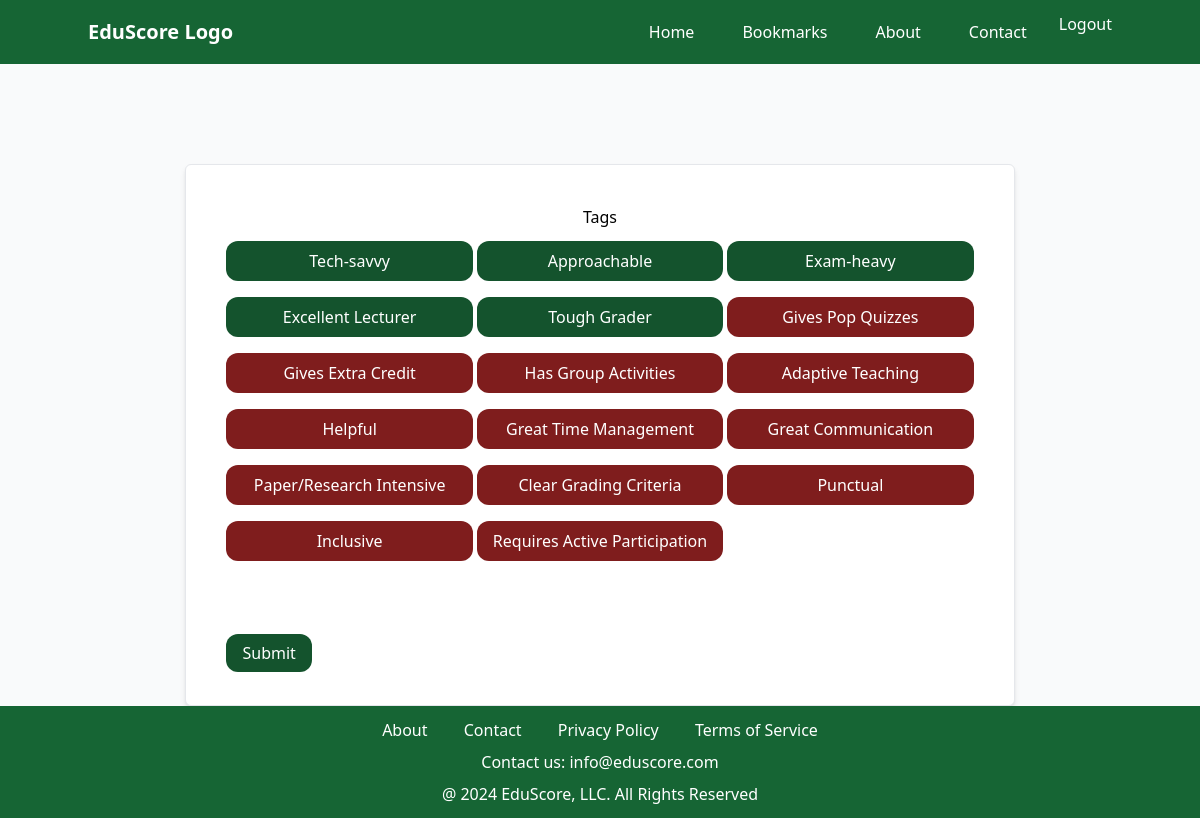
Page /eval_tag/42 (signed in) on the committed database.
### EvalSys/models.py (models this page shows, shortened)
class Evaluation_TagTB(models.Model):
    EvaluationID = models.ForeignKey(EvaluationTB, on_delete=models.CASCADE)
    TagID = models.ForeignKey(TagTB, on_delete=models.CASCADE)
    class Meta:
        unique_together = ('EvaluationID', 'TagID')

class TagTB(models.Model):
    TagName = models.CharField(max_length=100, null=False, blank=False)
    isHidden = models.BooleanField(null=False, blank=False)

### EvalSys/views.py (the view)
# urls.py: path('eval_tag/<EvalID>', views.EvaluateTags, name='EvalTag'),
@login_required(login_url='UserLogin')
def EvaluateTags(request, EvalID):
    user = request.user
    EvalRec = EvaluationTB.objects.get(pk=EvalID)
    if user.id == EvalRec.UserID.id:
        hasEval = Evaluation_TagTB.objects.filter(EvaluationID=EvalID)
        noEval = TagTB.objects.filter(isHidden=False).exclude(id__in=Subquery(hasEval.values('TagID_id')))
        if request.method == "POST":
            form = EvalTagForm(request.POST)
            EvalID = request.POST['EvaluationID']
            TagID = request.POST['TagID']
            try:
                RecDel = Evaluation_TagTB.objects.get(EvaluationID=EvalID, TagID=TagID)
                RecDel.delete()
                return redirect('EvalTag', EvalID)
            except:
                pass
            if form.is_valid():
                form.save()
                return redirect('EvalTag', EvalID)
            else:
                return render(request, 'eval_tags.html',
                              {'hasEval': hasEval, 'noEval': noEval, 'EvalID': EvalID,
                               'TeacherID': EvalRec.TeacherID.id, 'forms': form})
        else:
            return render(request, 'eval_tags.html',
                          {'hasEval': hasEval, 'noEval': noEval, 'EvalID': EvalID, 'TeacherID': EvalRec.TeacherID.id})
    else:
        return redirect('SearchProf')

### templates/eval_tags.html (shortened to what this page needs)
{% extends 'temp_2.html' %}
{% block content %}
	<div class="flex justify-center mt-[100px]">
        <div class="p-10 bg-white rounded-md border shadow-md">
            <div class="flex justify-center">
                <h1 class="mt-">Tags</h1>
            </div>
            <div class="grid grid-cols-3 gap-1">
                {% for tag in hasEval %}
                    <form action="{% url 'EvalTag' EvalID %}" method="POST" class="space-y-3">
                        <div class="flex justify-center">
                            <button class="bg-green-900 text-white px-4 py-2 rounded-xl w-full" type="submit">{{ tag.TagID.TagName }}</button>
                        </div>
                    </form>
                {% endfor %}
                {% for tag in noEval %}
                    <form action="{% url 'EvalTag' EvalID %}" method="POST" class="space-y-3">
                        <div class="flex justify-center">
                            <button class="bg-red-900 text-white px-4 py-2 rounded-xl w-full" type="submit">{{ tag.TagName }}</button>
                        </div>
                    </form>
                {% endfor %}
            </div>
            <div class="pt-20">
                <a href="{% url 'TeacherInfo' TeacherID %}" class="bg-green-900 text-white px-4 py-2 rounded-xl">Submit</a>
            </div>
        </div>
    </div>
{% endblock %}

### rows in the picture
Evaluation_TagTB: TagID.TagName "Tech-savvy"
Evaluation_TagTB: TagID.TagName "Approachable"
Evaluation_TagTB: TagID.TagName "Exam-heavy"
Evaluation_TagTB: TagID.TagName "Excellent Lecturer"
Evaluation_TagTB: TagID.TagName "Tough Grader"
TagTB: TagName "Gives Pop Quizzes"
TagTB: TagName "Gives Extra Credit"
TagTB: TagName "Has Group Activities"
TagTB: TagName "Adaptive Teaching"
TagTB: TagName "Helpful"
TagTB: TagName "Great Time Management"
TagTB: TagName "Great Communication"
TagTB: TagName "Paper/Research Intensive"
TagTB: TagName "Clear Grading Criteria"
TagTB: TagName "Punctual"
TagTB: TagName "Inclusive"
TagTB: TagName "Requires Active Participation"
